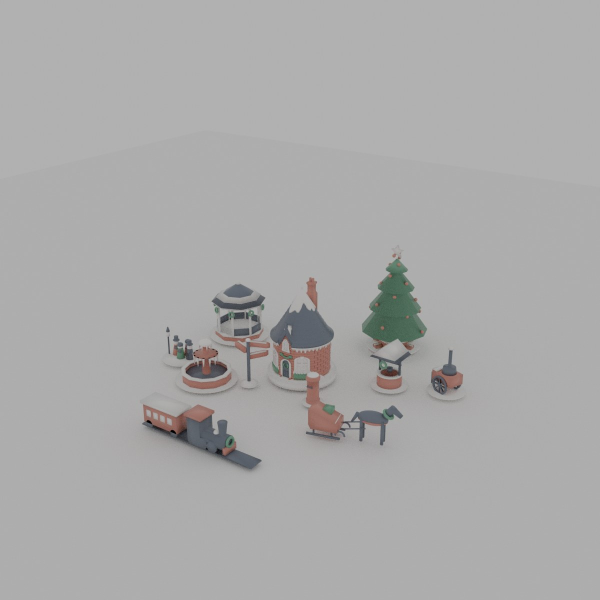
#> input picture openscad_models/christmas_village/accessories/concepts/images/accessories2_three_quarter.jpg, 1200 x 1200 px, given in place of accessories2_three_quarter.png, which was not available (shown at 1/2 size)
$ python label_concepts2.py
#> lines starting #> are read from the running program, lines starting #| are printed output that depends on the picture; pictures that were not available may be replaced by others from this repository, and a replacement may not be noted
#!/usr/bin/env python3
"""Crop the second accessory batch's three-quarter render to the scene and
name each piece (2026-10-13); the render frames the whole floor plane, so the
scene sits small in it. Positions are read off that render's 1200 px frame.
Also saves the three views as JPG next to the PNGs render_concepts2.py wrote."""
from pathlib import Path
from PIL import Image, ImageDraw, ImageFont

HERE = Path(__file__).resolve().parent
FONT = HERE.parents[3] / "fonts" / "Montserrat-Bold.ttf"
X0, Y0, X1, Y1, K = 260, 470, 1000, 960, 2
LABELS = [("Carolers", 350, 735), ("Bandstand", 478, 560), ("Frozen fountain", 412, 790), ("Signpost", 500, 665),
          ("Pillar box", 625, 728), ("Town tree", 792, 505), ("Well", 722, 752), ("Chestnut cart", 895, 800),
          ("Steam train", 405, 905), ("Horse sleigh", 705, 895), ("(cottage for scale)", 605, 600)]

if __name__ == "__main__":
    f = ImageFont.truetype(str(FONT), 26)
    im = Image.open(HERE / "images" / "accessories2_three_quarter.png").convert("RGB").crop((X0, Y0, X1, Y1))
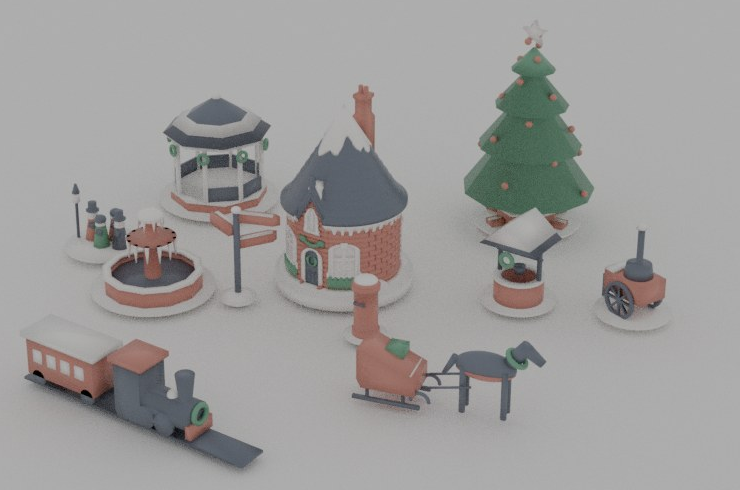
#> im: PIL image 740x490 RGB; mean R, G, B 157.1, 155.7, 154.7
    im = im.resize((im.width * K, im.height * K), Image.LANCZOS)
#> im: PIL image 1480x980 RGB
    d = ImageDraw.Draw(im)
    for t, x, y in LABELS:
        X, Y = (x - X0) * K, (y - Y0) * K
        w = d.textlength(t, font=f)
        d.rectangle([X - w / 2 - 8, Y - 4, X + w / 2 + 8, Y + 30], fill=(255, 255, 255))
        d.text((X - w / 2, Y - 2), t, font=f, fill=(40, 44, 52))
#> this loop made 11 passes
#> w on passes 1 to 11: 107.6, 139.4, 201.3, 112.8, 118.6, 125.7, 54.62, 176.9, 152.7, 160.9, 238.6
    im.save(HERE / "accessories2_scene.jpg", quality=90)
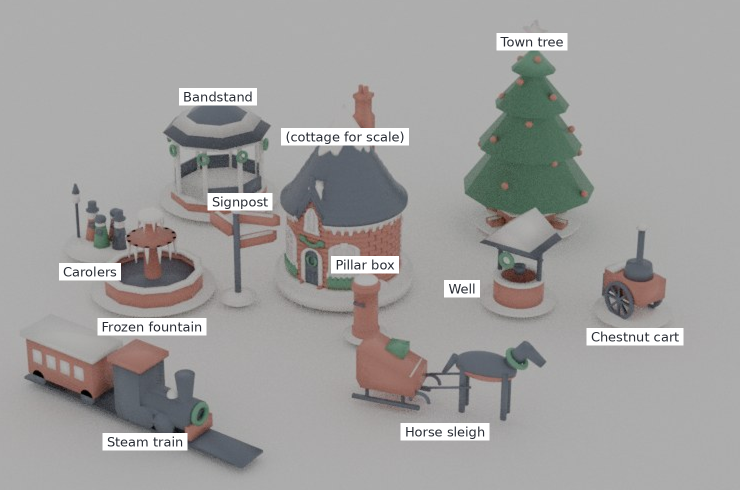
#> saved as accessories2_scene.jpg: PIL image 1480x980 RGB (shown at 1/2 size); mean R, G, B 160, 158.8, 157.9
    for v in ("front", "three_quarter", "top"):
#> (the run stopped early here; a loop or call above may not have finished)

$ run again, with openscad_models/christmas_village/accessories/concepts/images/accessories2_front.jpg copied over openscad_models/christmas_village/accessories/concepts/images/accessories2_three_quarter.jpg
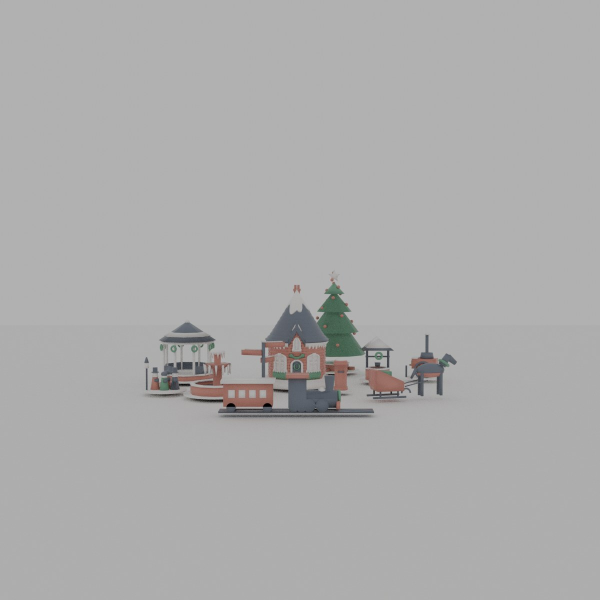
#> input picture openscad_models/christmas_village/accessories/concepts/images/accessories2_front.jpg, 1200 x 1200 px, given in place of accessories2_three_quarter.png, which was not available (shown at 1/2 size)
#> `im = Image.open(HERE / "images" / "accessories2_three_quarter.png").co..`:
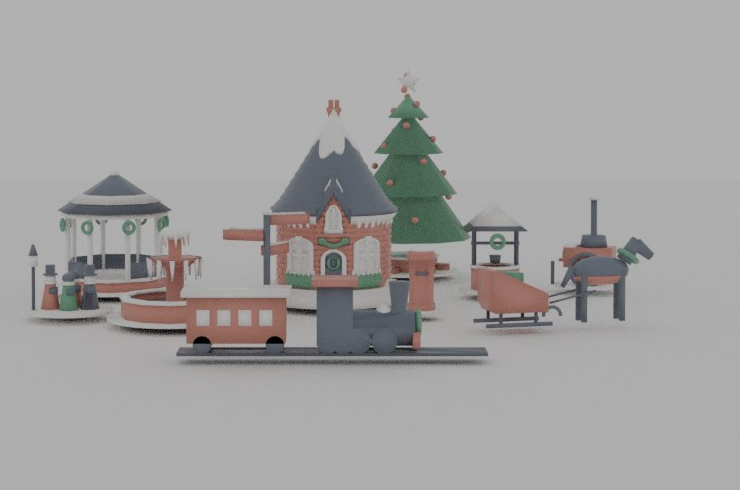
#> im: PIL image 740x490 RGB; mean R, G, B 162.7, 161.5, 160.9
#> the loop `for t, x, y in LABELS:` made 11 passes
#> w on passes 1 to 8: 107.6, 139.4, 201.3, 112.8, 118.6, 125.7, 54.62, 176.9
#> `im.save(HERE / "accessories2_scene.jpg", quality=90)`:
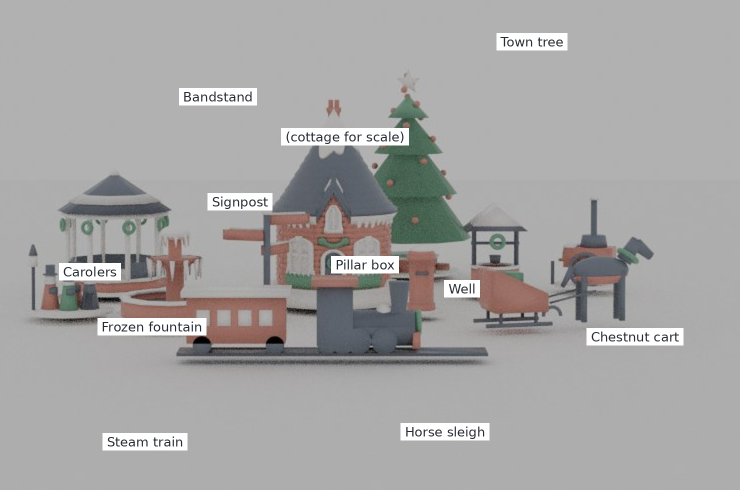
#> saved as accessories2_scene.jpg: PIL image 1480x980 RGB (shown at 1/2 size); mean R, G, B 165.6, 164.5, 164

$ run again, with openscad_models/christmas_village/accessories/concepts/images/accessories2_top.jpg copied over openscad_models/christmas_village/accessories/concepts/images/accessories2_three_quarter.jpg
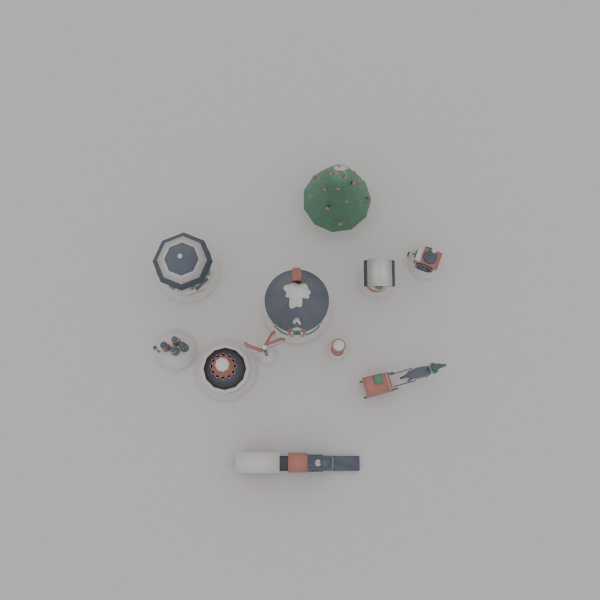
#> input picture openscad_models/christmas_village/accessories/concepts/images/accessories2_top.jpg, 1200 x 1200 px, given in place of accessories2_three_quarter.png, which was not available (shown at 1/2 size)
#> `im = Image.open(HERE / "images" / "accessories2_three_quarter.png").co..`:
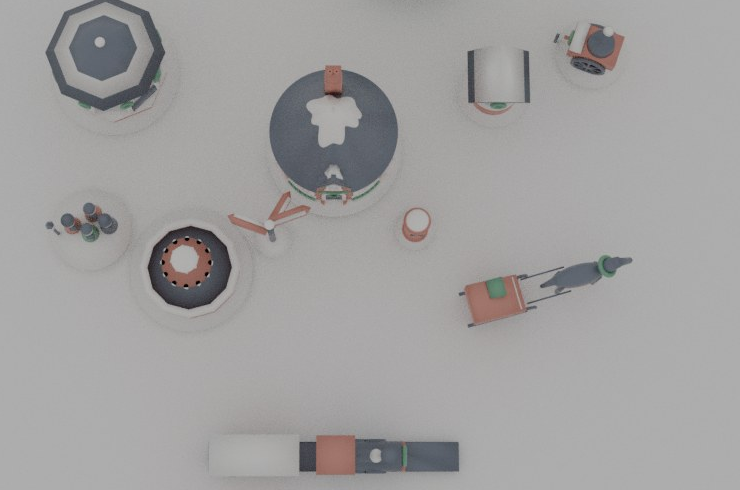
#> im: PIL image 740x490 RGB; mean R, G, B 160.9, 159.6, 159.4
#> the loop `for t, x, y in LABELS:` made 11 passes
#> w on passes 1 to 8: 107.6, 139.4, 201.3, 112.8, 118.6, 125.7, 54.62, 176.9
#> `im.save(HERE / "accessories2_scene.jpg", quality=90)`:
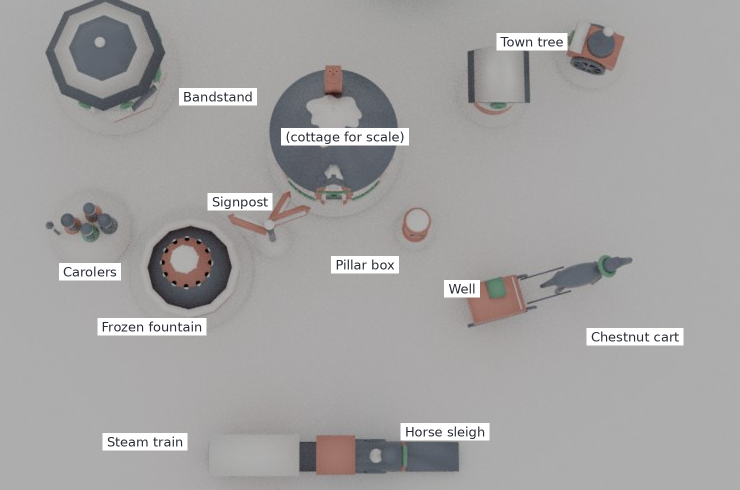
#> saved as accessories2_scene.jpg: PIL image 1480x980 RGB (shown at 1/2 size); mean R, G, B 163.8, 162.5, 162.3
